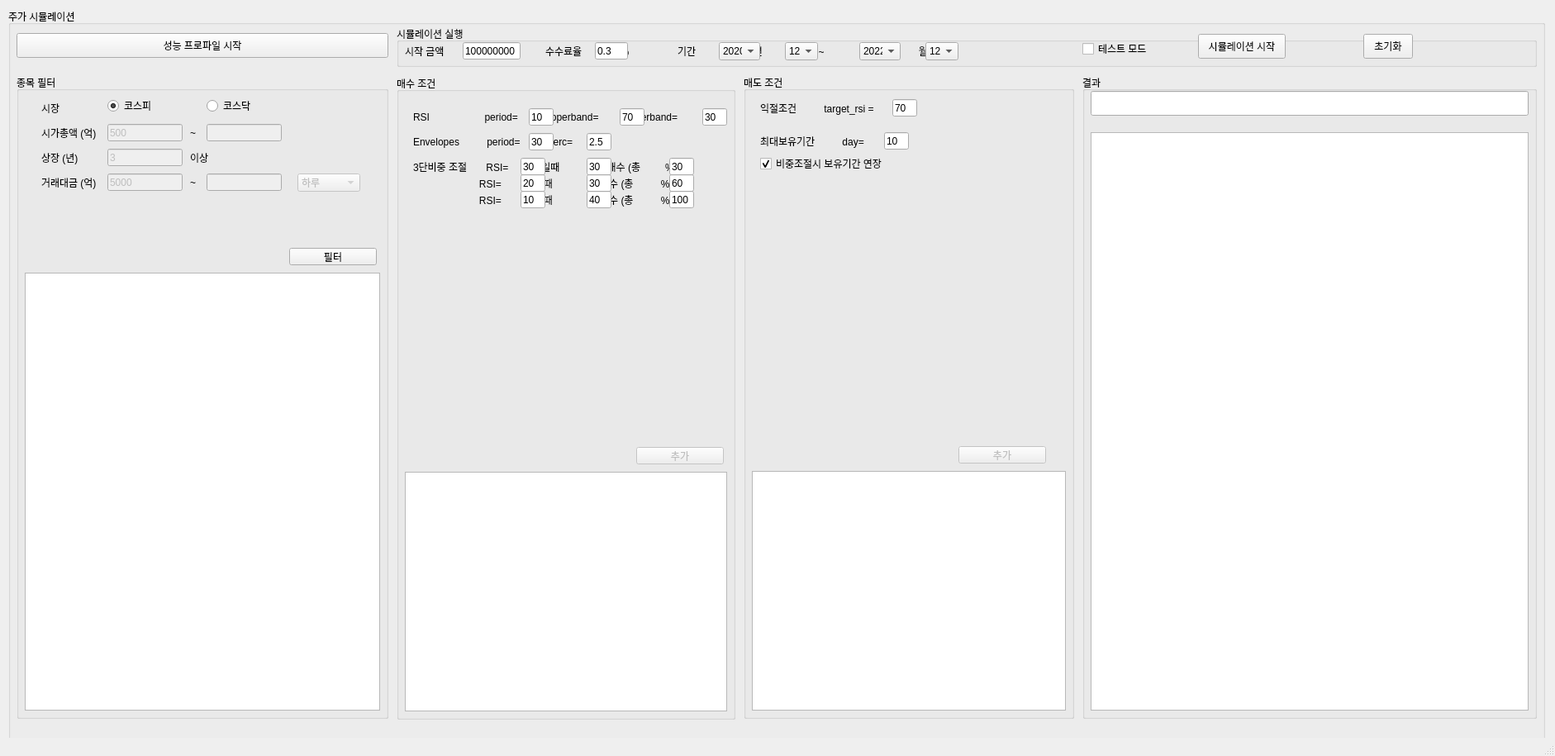
<?xml version="1.0" encoding="UTF-8"?>
<ui version="4.0">
 <class>MainWindow</class>
 <widget class="QMainWindow" name="MainWindow">
  <property name="geometry">
   <rect>
    <x>0</x>
    <y>0</y>
    <width>1882</width>
    <height>915</height>
   </rect>
  </property>
  <property name="windowTitle">
   <string>MainWindow</string>
  </property>
  <widget class="QWidget" name="centralwidget">
   <widget class="QGroupBox" name="groupBox">
    <property name="geometry">
     <rect>
      <x>10</x>
      <y>10</y>
      <width>1860</width>
      <height>1040</height>
     </rect>
    </property>
    <property name="title">
     <string>주가 시뮬레이션</string>
    </property>
    <property name="flat">
     <bool>false</bool>
    </property>
    <widget class="QGroupBox" name="groupBox_filter">
     <property name="geometry">
      <rect>
       <x>10</x>
       <y>80</y>
       <width>450</width>
       <height>780</height>
      </rect>
     </property>
     <property name="title">
      <string>종목 필터</string>
     </property>
     <widget class="QLineEdit" name="lineEdit_1_2_1">
      <property name="enabled">
       <bool>false</bool>
      </property>
      <property name="geometry">
       <rect>
        <x>110</x>
        <y>60</y>
        <width>91</width>
        <height>21</height>
       </rect>
      </property>
      <property name="text">
       <string>500</string>
      </property>
     </widget>
     <widget class="QLabel" name="label_1_2">
      <property name="geometry">
       <rect>
        <x>30</x>
        <y>30</y>
        <width>81</width>
        <height>21</height>
       </rect>
      </property>
      <property name="text">
       <string>시장</string>
      </property>
     </widget>
     <widget class="QLabel" name="filter_">
      <property name="geometry">
       <rect>
        <x>30</x>
        <y>60</y>
        <width>81</width>
        <height>21</height>
       </rect>
      </property>
      <property name="text">
       <string>시가총액 (억)</string>
      </property>
     </widget>
     <widget class="QLineEdit" name="lineEdit_1_2_2">
      <property name="enabled">
       <bool>false</bool>
      </property>
      <property name="geometry">
       <rect>
        <x>230</x>
        <y>60</y>
        <width>91</width>
        <height>21</height>
       </rect>
      </property>
      <property name="text">
       <string/>
      </property>
     </widget>
     <widget class="QLabel" name="label_1_2_2">
      <property name="geometry">
       <rect>
        <x>210</x>
        <y>60</y>
        <width>30</width>
        <height>21</height>
       </rect>
      </property>
      <property name="text">
       <string>~</string>
      </property>
     </widget>
     <widget class="QLineEdit" name="lineEdit_1_3">
      <property name="enabled">
       <bool>false</bool>
      </property>
      <property name="geometry">
       <rect>
        <x>110</x>
        <y>90</y>
        <width>91</width>
        <height>21</height>
       </rect>
      </property>
      <property name="text">
       <string>3</string>
      </property>
     </widget>
     <widget class="QLabel" name="label_1_3">
      <property name="geometry">
       <rect>
        <x>30</x>
        <y>90</y>
        <width>81</width>
        <height>21</height>
       </rect>
      </property>
      <property name="text">
       <string>상장 (년)</string>
      </property>
     </widget>
     <widget class="QLineEdit" name="lineEdit_1_4_2">
      <property name="enabled">
       <bool>false</bool>
      </property>
      <property name="geometry">
       <rect>
        <x>230</x>
        <y>120</y>
        <width>91</width>
        <height>21</height>
       </rect>
      </property>
      <property name="text">
       <string/>
      </property>
     </widget>
     <widget class="QLineEdit" name="lineEdit_1_4_1">
      <property name="enabled">
       <bool>false</bool>
      </property>
      <property name="geometry">
       <rect>
        <x>110</x>
        <y>120</y>
        <width>91</width>
        <height>21</height>
       </rect>
      </property>
      <property name="text">
       <string>5000</string>
      </property>
     </widget>
     <widget class="QLabel" name="label_1_4_2">
      <property name="geometry">
       <rect>
        <x>210</x>
        <y>120</y>
        <width>30</width>
        <height>21</height>
       </rect>
      </property>
      <property name="text">
       <string>~</string>
      </property>
     </widget>
     <widget class="QLabel" name="label_1_4">
      <property name="geometry">
       <rect>
        <x>30</x>
        <y>120</y>
        <width>81</width>
        <height>21</height>
       </rect>
      </property>
      <property name="text">
       <string>거래대금 (억)</string>
      </property>
     </widget>
     <widget class="QTableView" name="tableView">
      <property name="geometry">
       <rect>
        <x>10</x>
        <y>240</y>
        <width>430</width>
        <height>530</height>
       </rect>
      </property>
      <attribute name="horizontalHeaderCascadingSectionResizes">
       <bool>true</bool>
      </attribute>
      <attribute name="horizontalHeaderShowSortIndicator" stdset="0">
       <bool>true</bool>
      </attribute>
      <attribute name="horizontalHeaderStretchLastSection">
       <bool>true</bool>
      </attribute>
      <attribute name="verticalHeaderCascadingSectionResizes">
       <bool>true</bool>
      </attribute>
      <attribute name="verticalHeaderShowSortIndicator" stdset="0">
       <bool>true</bool>
      </attribute>
      <attribute name="verticalHeaderStretchLastSection">
       <bool>true</bool>
      </attribute>
     </widget>
     <widget class="QPushButton" name="pushButton_filter">
      <property name="enabled">
       <bool>true</bool>
      </property>
      <property name="geometry">
       <rect>
        <x>330</x>
        <y>210</y>
        <width>106</width>
        <height>21</height>
       </rect>
      </property>
      <property name="text">
       <string>필터</string>
      </property>
     </widget>
     <widget class="QComboBox" name="comboBox1_1">
      <property name="enabled">
       <bool>false</bool>
      </property>
      <property name="geometry">
       <rect>
        <x>340</x>
        <y>120</y>
        <width>76</width>
        <height>22</height>
       </rect>
      </property>
      <item>
       <property name="text">
        <string>하루</string>
       </property>
      </item>
      <item>
       <property name="text">
        <string>최근 5일</string>
       </property>
      </item>
      <item>
       <property name="text">
        <string>최근 20일</string>
       </property>
      </item>
      <item>
       <property name="text">
        <string>최근 50일</string>
       </property>
      </item>
     </widget>
     <widget class="QLabel" name="label_1_3_2">
      <property name="geometry">
       <rect>
        <x>210</x>
        <y>90</y>
        <width>81</width>
        <height>21</height>
       </rect>
      </property>
      <property name="text">
       <string>이상</string>
      </property>
     </widget>
     <widget class="QRadioButton" name="radioButton_kospi">
      <property name="geometry">
       <rect>
        <x>110</x>
        <y>30</y>
        <width>90</width>
        <height>16</height>
       </rect>
      </property>
      <property name="text">
       <string>코스피</string>
      </property>
      <property name="checked">
       <bool>true</bool>
      </property>
     </widget>
     <widget class="QRadioButton" name="radioButton_kosdaq">
      <property name="geometry">
       <rect>
        <x>230</x>
        <y>30</y>
        <width>90</width>
        <height>16</height>
       </rect>
      </property>
      <property name="text">
       <string>코스닥</string>
      </property>
     </widget>
    </widget>
    <widget class="QGroupBox" name="groupBox_buy_condition">
     <property name="geometry">
      <rect>
       <x>470</x>
       <y>81</y>
       <width>410</width>
       <height>780</height>
      </rect>
     </property>
     <property name="title">
      <string>매수 조건</string>
     </property>
     <widget class="QTableView" name="tableView_3">
      <property name="geometry">
       <rect>
        <x>10</x>
        <y>480</y>
        <width>390</width>
        <height>290</height>
       </rect>
      </property>
      <attribute name="horizontalHeaderCascadingSectionResizes">
       <bool>true</bool>
      </attribute>
      <attribute name="horizontalHeaderShowSortIndicator" stdset="0">
       <bool>true</bool>
      </attribute>
      <attribute name="horizontalHeaderStretchLastSection">
       <bool>true</bool>
      </attribute>
      <attribute name="verticalHeaderCascadingSectionResizes">
       <bool>true</bool>
      </attribute>
      <attribute name="verticalHeaderShowSortIndicator" stdset="0">
       <bool>true</bool>
      </attribute>
      <attribute name="verticalHeaderStretchLastSection">
       <bool>true</bool>
      </attribute>
     </widget>
     <widget class="QPushButton" name="pushButton_3">
      <property name="enabled">
       <bool>false</bool>
      </property>
      <property name="geometry">
       <rect>
        <x>290</x>
        <y>450</y>
        <width>106</width>
        <height>21</height>
       </rect>
      </property>
      <property name="text">
       <string>추가</string>
      </property>
     </widget>
     <widget class="QLabel" name="filter_3">
      <property name="geometry">
       <rect>
        <x>20</x>
        <y>40</y>
        <width>360</width>
        <height>21</height>
       </rect>
      </property>
      <property name="text">
       <string>RSI                    period=          upperband=          lowerband=</string>
      </property>
     </widget>
     <widget class="QLineEdit" name="lineEdit_rsi_period">
      <property name="geometry">
       <rect>
        <x>160</x>
        <y>40</y>
        <width>30</width>
        <height>21</height>
       </rect>
      </property>
      <property name="text">
       <string>10</string>
      </property>
     </widget>
     <widget class="QLineEdit" name="lineEdit_rsi_upper">
      <property name="geometry">
       <rect>
        <x>270</x>
        <y>40</y>
        <width>30</width>
        <height>21</height>
       </rect>
      </property>
      <property name="text">
       <string>70</string>
      </property>
     </widget>
     <widget class="QLineEdit" name="lineEdit_rsi_lower">
      <property name="geometry">
       <rect>
        <x>370</x>
        <y>40</y>
        <width>30</width>
        <height>21</height>
       </rect>
      </property>
      <property name="text">
       <string>30</string>
      </property>
     </widget>
     <widget class="QLineEdit" name="lineEdit_envel_period">
      <property name="geometry">
       <rect>
        <x>160</x>
        <y>70</y>
        <width>30</width>
        <height>21</height>
       </rect>
      </property>
      <property name="text">
       <string>30</string>
      </property>
     </widget>
     <widget class="QLineEdit" name="lineEdit_envel_perc">
      <property name="geometry">
       <rect>
        <x>230</x>
        <y>70</y>
        <width>30</width>
        <height>21</height>
       </rect>
      </property>
      <property name="text">
       <string>2.5</string>
      </property>
     </widget>
     <widget class="QLabel" name="filter_4">
      <property name="geometry">
       <rect>
        <x>20</x>
        <y>70</y>
        <width>360</width>
        <height>21</height>
       </rect>
      </property>
      <property name="text">
       <string>Envelopes          period=          perc=</string>
      </property>
     </widget>
     <widget class="QLabel" name="filter_5">
      <property name="geometry">
       <rect>
        <x>20</x>
        <y>100</y>
        <width>381</width>
        <height>21</height>
       </rect>
      </property>
      <property name="text">
       <string>3단비중 조절       RSI=            일때             % 매수 (총         % )</string>
      </property>
     </widget>
     <widget class="QLineEdit" name="lineEdit_rsi_first_band">
      <property name="geometry">
       <rect>
        <x>150</x>
        <y>100</y>
        <width>30</width>
        <height>21</height>
       </rect>
      </property>
      <property name="text">
       <string>30</string>
      </property>
     </widget>
     <widget class="QLineEdit" name="lineEdit_rsi_first_buy">
      <property name="geometry">
       <rect>
        <x>230</x>
        <y>100</y>
        <width>30</width>
        <height>21</height>
       </rect>
      </property>
      <property name="text">
       <string>30</string>
      </property>
     </widget>
     <widget class="QLabel" name="filter_6">
      <property name="geometry">
       <rect>
        <x>20</x>
        <y>120</y>
        <width>371</width>
        <height>21</height>
       </rect>
      </property>
      <property name="text">
       <string>                        RSI=            일때             % 매수 (총          % )</string>
      </property>
     </widget>
     <widget class="QLineEdit" name="lineEdit_rsi_second_band">
      <property name="geometry">
       <rect>
        <x>150</x>
        <y>120</y>
        <width>30</width>
        <height>21</height>
       </rect>
      </property>
      <property name="text">
       <string>20</string>
      </property>
     </widget>
     <widget class="QLineEdit" name="lineEdit_rsi_second_buy">
      <property name="geometry">
       <rect>
        <x>230</x>
        <y>120</y>
        <width>30</width>
        <height>21</height>
       </rect>
      </property>
      <property name="text">
       <string>30</string>
      </property>
     </widget>
     <widget class="QLineEdit" name="lineEdit_rsi_third_band">
      <property name="geometry">
       <rect>
        <x>150</x>
        <y>140</y>
        <width>30</width>
        <height>21</height>
       </rect>
      </property>
      <property name="text">
       <string>10</string>
      </property>
     </widget>
     <widget class="QLineEdit" name="lineEdit_rsi_third_buy">
      <property name="geometry">
       <rect>
        <x>230</x>
        <y>140</y>
        <width>30</width>
        <height>21</height>
       </rect>
      </property>
      <property name="text">
       <string>40</string>
      </property>
     </widget>
     <widget class="QLabel" name="filter_7">
      <property name="geometry">
       <rect>
        <x>20</x>
        <y>140</y>
        <width>381</width>
        <height>21</height>
       </rect>
      </property>
      <property name="text">
       <string>                        RSI=            일때             % 매수 (총          % )</string>
      </property>
     </widget>
     <widget class="QLineEdit" name="lineEdit_21">
      <property name="geometry">
       <rect>
        <x>610</x>
        <y>110</y>
        <width>30</width>
        <height>21</height>
       </rect>
      </property>
      <property name="text">
       <string>3</string>
      </property>
     </widget>
     <widget class="QLineEdit" name="lineEdit_22">
      <property name="geometry">
       <rect>
        <x>680</x>
        <y>110</y>
        <width>30</width>
        <height>21</height>
       </rect>
      </property>
      <property name="text">
       <string>3</string>
      </property>
     </widget>
     <widget class="QLabel" name="filter_8">
      <property name="geometry">
       <rect>
        <x>470</x>
        <y>100</y>
        <width>360</width>
        <height>21</height>
       </rect>
      </property>
      <property name="text">
       <string>Envelopes          period=          perc=</string>
      </property>
     </widget>
     <widget class="QLineEdit" name="lineEdit_rsi_first_buy_total">
      <property name="geometry">
       <rect>
        <x>330</x>
        <y>100</y>
        <width>30</width>
        <height>21</height>
       </rect>
      </property>
      <property name="text">
       <string>30</string>
      </property>
      <property name="readOnly">
       <bool>true</bool>
      </property>
     </widget>
     <widget class="QLineEdit" name="lineEdit_rsi_second_buy_total">
      <property name="geometry">
       <rect>
        <x>330</x>
        <y>120</y>
        <width>30</width>
        <height>21</height>
       </rect>
      </property>
      <property name="text">
       <string>60</string>
      </property>
      <property name="readOnly">
       <bool>true</bool>
      </property>
     </widget>
     <widget class="QLineEdit" name="lineEdit_rsi_third_buy_total">
      <property name="geometry">
       <rect>
        <x>330</x>
        <y>140</y>
        <width>30</width>
        <height>21</height>
       </rect>
      </property>
      <property name="text">
       <string>100</string>
      </property>
      <property name="readOnly">
       <bool>true</bool>
      </property>
     </widget>
     <zorder>filter_4</zorder>
     <zorder>filter_7</zorder>
     <zorder>tableView_3</zorder>
     <zorder>pushButton_3</zorder>
     <zorder>filter_3</zorder>
     <zorder>lineEdit_rsi_period</zorder>
     <zorder>lineEdit_rsi_upper</zorder>
     <zorder>lineEdit_rsi_lower</zorder>
     <zorder>lineEdit_envel_period</zorder>
     <zorder>lineEdit_envel_perc</zorder>
     <zorder>filter_5</zorder>
     <zorder>lineEdit_rsi_first_band</zorder>
     <zorder>lineEdit_rsi_first_buy</zorder>
     <zorder>filter_6</zorder>
     <zorder>lineEdit_rsi_second_band</zorder>
     <zorder>lineEdit_rsi_second_buy</zorder>
     <zorder>lineEdit_rsi_third_band</zorder>
     <zorder>lineEdit_rsi_third_buy</zorder>
     <zorder>lineEdit_21</zorder>
     <zorder>lineEdit_22</zorder>
     <zorder>filter_8</zorder>
     <zorder>lineEdit_rsi_first_buy_total</zorder>
     <zorder>lineEdit_rsi_second_buy_total</zorder>
     <zorder>lineEdit_rsi_third_buy_total</zorder>
    </widget>
    <widget class="QGroupBox" name="groupBox_sell_condition">
     <property name="geometry">
      <rect>
       <x>890</x>
       <y>80</y>
       <width>400</width>
       <height>780</height>
      </rect>
     </property>
     <property name="title">
      <string>매도 조건</string>
     </property>
     <widget class="QTableView" name="tableView_4">
      <property name="geometry">
       <rect>
        <x>10</x>
        <y>480</y>
        <width>380</width>
        <height>290</height>
       </rect>
      </property>
      <attribute name="horizontalHeaderCascadingSectionResizes">
       <bool>true</bool>
      </attribute>
      <attribute name="horizontalHeaderShowSortIndicator" stdset="0">
       <bool>true</bool>
      </attribute>
      <attribute name="horizontalHeaderStretchLastSection">
       <bool>true</bool>
      </attribute>
      <attribute name="verticalHeaderCascadingSectionResizes">
       <bool>true</bool>
      </attribute>
      <attribute name="verticalHeaderShowSortIndicator" stdset="0">
       <bool>true</bool>
      </attribute>
      <attribute name="verticalHeaderStretchLastSection">
       <bool>true</bool>
      </attribute>
     </widget>
     <widget class="QPushButton" name="pushButton_4">
      <property name="enabled">
       <bool>false</bool>
      </property>
      <property name="geometry">
       <rect>
        <x>260</x>
        <y>450</y>
        <width>106</width>
        <height>21</height>
       </rect>
      </property>
      <property name="text">
       <string>추가</string>
      </property>
     </widget>
     <widget class="QLineEdit" name="lineEdit_target_day">
      <property name="geometry">
       <rect>
        <x>170</x>
        <y>70</y>
        <width>30</width>
        <height>21</height>
       </rect>
      </property>
      <property name="text">
       <string>10</string>
      </property>
     </widget>
     <widget class="QLabel" name="filter_9">
      <property name="geometry">
       <rect>
        <x>20</x>
        <y>70</y>
        <width>140</width>
        <height>21</height>
       </rect>
      </property>
      <property name="text">
       <string>최대보유기간          day=          </string>
      </property>
     </widget>
     <widget class="QCheckBox" name="checkBox_target_due_date">
      <property name="geometry">
       <rect>
        <x>20</x>
        <y>100</y>
        <width>160</width>
        <height>16</height>
       </rect>
      </property>
      <property name="text">
       <string>비중조절시 보유기간 연장</string>
      </property>
      <property name="checked">
       <bool>true</bool>
      </property>
     </widget>
     <widget class="QLabel" name="filter_10">
      <property name="geometry">
       <rect>
        <x>20</x>
        <y>30</y>
        <width>360</width>
        <height>21</height>
       </rect>
      </property>
      <property name="text">
       <string>익절조건          target_rsi = </string>
      </property>
     </widget>
     <widget class="QLineEdit" name="lineEdit_target_rsi">
      <property name="geometry">
       <rect>
        <x>180</x>
        <y>30</y>
        <width>30</width>
        <height>21</height>
       </rect>
      </property>
      <property name="text">
       <string>70</string>
      </property>
     </widget>
    </widget>
    <widget class="QGroupBox" name="groupBox_result">
     <property name="geometry">
      <rect>
       <x>1300</x>
       <y>80</y>
       <width>550</width>
       <height>780</height>
      </rect>
     </property>
     <property name="title">
      <string>결과</string>
     </property>
     <widget class="QTableView" name="tableView_result">
      <property name="geometry">
       <rect>
        <x>10</x>
        <y>70</y>
        <width>530</width>
        <height>700</height>
       </rect>
      </property>
      <attribute name="horizontalHeaderCascadingSectionResizes">
       <bool>true</bool>
      </attribute>
      <attribute name="horizontalHeaderShowSortIndicator" stdset="0">
       <bool>true</bool>
      </attribute>
      <attribute name="horizontalHeaderStretchLastSection">
       <bool>true</bool>
      </attribute>
      <attribute name="verticalHeaderCascadingSectionResizes">
       <bool>true</bool>
      </attribute>
      <attribute name="verticalHeaderShowSortIndicator" stdset="0">
       <bool>true</bool>
      </attribute>
      <attribute name="verticalHeaderStretchLastSection">
       <bool>true</bool>
      </attribute>
     </widget>
     <widget class="QLineEdit" name="lineEdit_result_overview">
      <property name="enabled">
       <bool>true</bool>
      </property>
      <property name="geometry">
       <rect>
        <x>10</x>
        <y>20</y>
        <width>530</width>
        <height>30</height>
       </rect>
      </property>
      <property name="text">
       <string/>
      </property>
     </widget>
    </widget>
    <widget class="QGroupBox" name="groupBox_simulation">
     <property name="geometry">
      <rect>
       <x>470</x>
       <y>21</y>
       <width>1380</width>
       <height>50</height>
      </rect>
     </property>
     <property name="title">
      <string>시뮬레이션 실행</string>
     </property>
     <widget class="QPushButton" name="pushButton_start_simulation">
      <property name="enabled">
       <bool>true</bool>
      </property>
      <property name="geometry">
       <rect>
        <x>970</x>
        <y>10</y>
        <width>106</width>
        <height>30</height>
       </rect>
      </property>
      <property name="text">
       <string>시뮬레이션 시작</string>
      </property>
     </widget>
     <widget class="QComboBox" name="comboBox_start_year">
      <property name="geometry">
       <rect>
        <x>390</x>
        <y>20</y>
        <width>50</width>
        <height>22</height>
       </rect>
      </property>
      <item>
       <property name="text">
        <string>2020</string>
       </property>
      </item>
      <item>
       <property name="text">
        <string>2022</string>
       </property>
      </item>
      <item>
       <property name="text">
        <string>2021</string>
       </property>
      </item>
      <item>
       <property name="text">
        <string>2019</string>
       </property>
      </item>
      <item>
       <property name="text">
        <string>2018</string>
       </property>
      </item>
      <item>
       <property name="text">
        <string>2017</string>
       </property>
      </item>
      <item>
       <property name="text">
        <string>2016</string>
       </property>
      </item>
      <item>
       <property name="text">
        <string>2015</string>
       </property>
      </item>
      <item>
       <property name="text">
        <string>2014</string>
       </property>
      </item>
      <item>
       <property name="text">
        <string>2013</string>
       </property>
      </item>
      <item>
       <property name="text">
        <string>2012</string>
       </property>
      </item>
      <item>
       <property name="text">
        <string>2011</string>
       </property>
      </item>
      <item>
       <property name="text">
        <string>2010</string>
       </property>
      </item>
      <item>
       <property name="text">
        <string>2009</string>
       </property>
      </item>
      <item>
       <property name="text">
        <string>2008</string>
       </property>
      </item>
      <item>
       <property name="text">
        <string>2007</string>
       </property>
      </item>
      <item>
       <property name="text">
        <string>2006</string>
       </property>
      </item>
      <item>
       <property name="text">
        <string>2005</string>
       </property>
      </item>
      <item>
       <property name="text">
        <string>2004</string>
       </property>
      </item>
      <item>
       <property name="text">
        <string>2003</string>
       </property>
      </item>
      <item>
       <property name="text">
        <string>2002</string>
       </property>
      </item>
      <item>
       <property name="text">
        <string>2001</string>
       </property>
      </item>
      <item>
       <property name="text">
        <string>2000</string>
       </property>
      </item>
     </widget>
     <widget class="QComboBox" name="comboBox_start_month">
      <property name="geometry">
       <rect>
        <x>470</x>
        <y>20</y>
        <width>40</width>
        <height>22</height>
       </rect>
      </property>
      <item>
       <property name="text">
        <string>12</string>
       </property>
      </item>
      <item>
       <property name="text">
        <string>11</string>
       </property>
      </item>
      <item>
       <property name="text">
        <string>10</string>
       </property>
      </item>
      <item>
       <property name="text">
        <string>09</string>
       </property>
      </item>
      <item>
       <property name="text">
        <string>08</string>
       </property>
      </item>
      <item>
       <property name="text">
        <string>07</string>
       </property>
      </item>
      <item>
       <property name="text">
        <string>06</string>
       </property>
      </item>
      <item>
       <property name="text">
        <string>05</string>
       </property>
      </item>
      <item>
       <property name="text">
        <string>04</string>
       </property>
      </item>
      <item>
       <property name="text">
        <string>03</string>
       </property>
      </item>
      <item>
       <property name="text">
        <string>02</string>
       </property>
      </item>
      <item>
       <property name="text">
        <string>01</string>
       </property>
      </item>
     </widget>
     <widget class="QComboBox" name="comboBox_last_year">
      <property name="geometry">
       <rect>
        <x>560</x>
        <y>20</y>
        <width>50</width>
        <height>22</height>
       </rect>
      </property>
      <item>
       <property name="text">
        <string>2022</string>
       </property>
      </item>
      <item>
       <property name="text">
        <string>2021</string>
       </property>
      </item>
      <item>
       <property name="text">
        <string>2020</string>
       </property>
      </item>
      <item>
       <property name="text">
        <string>2019</string>
       </property>
      </item>
      <item>
       <property name="text">
        <string>2018</string>
       </property>
      </item>
      <item>
       <property name="text">
        <string>2017</string>
       </property>
      </item>
      <item>
       <property name="text">
        <string>2016</string>
       </property>
      </item>
      <item>
       <property name="text">
        <string>2015</string>
       </property>
      </item>
      <item>
       <property name="text">
        <string>2014</string>
       </property>
      </item>
      <item>
       <property name="text">
        <string>2013</string>
       </property>
      </item>
      <item>
       <property name="text">
        <string>2012</string>
       </property>
      </item>
      <item>
       <property name="text">
        <string>2011</string>
       </property>
      </item>
      <item>
       <property name="text">
        <string>2010</string>
       </property>
      </item>
      <item>
       <property name="text">
        <string>2009</string>
       </property>
      </item>
      <item>
       <property name="text">
        <string>2008</string>
       </property>
      </item>
      <item>
       <property name="text">
        <string>2007</string>
       </property>
      </item>
      <item>
       <property name="text">
        <string>2006</string>
       </property>
      </item>
      <item>
       <property name="text">
        <string>2005</string>
       </property>
      </item>
      <item>
       <property name="text">
        <string>2004</string>
       </property>
      </item>
      <item>
       <property name="text">
        <string>2003</string>
       </property>
      </item>
      <item>
       <property name="text">
        <string>2002</string>
       </property>
      </item>
      <item>
       <property name="text">
        <string>2001</string>
       </property>
      </item>
      <item>
       <property name="text">
        <string>2000</string>
       </property>
      </item>
     </widget>
     <widget class="QComboBox" name="comboBox_last_month">
      <property name="geometry">
       <rect>
        <x>640</x>
        <y>20</y>
        <width>40</width>
        <height>22</height>
       </rect>
      </property>
      <item>
       <property name="text">
        <string>12</string>
       </property>
      </item>
      <item>
       <property name="text">
        <string>11</string>
       </property>
      </item>
      <item>
       <property name="text">
        <string>10</string>
       </property>
      </item>
      <item>
       <property name="text">
        <string>09</string>
       </property>
      </item>
      <item>
       <property name="text">
        <string>08</string>
       </property>
      </item>
      <item>
       <property name="text">
        <string>07</string>
       </property>
      </item>
      <item>
       <property name="text">
        <string>06</string>
       </property>
      </item>
      <item>
       <property name="text">
        <string>05</string>
       </property>
      </item>
      <item>
       <property name="text">
        <string>04</string>
       </property>
      </item>
      <item>
       <property name="text">
        <string>03</string>
       </property>
      </item>
      <item>
       <property name="text">
        <string>02</string>
       </property>
      </item>
      <item>
       <property name="text">
        <string>01</string>
       </property>
      </item>
     </widget>
     <widget class="QLabel" name="filter_1">
      <property name="geometry">
       <rect>
        <x>10</x>
        <y>20</y>
        <width>180</width>
        <height>21</height>
       </rect>
      </property>
      <property name="text">
       <string>시작 금액                       원</string>
      </property>
     </widget>
     <widget class="QLineEdit" name="lineEdit_start_cash">
      <property name="geometry">
       <rect>
        <x>80</x>
        <y>20</y>
        <width>70</width>
        <height>21</height>
       </rect>
      </property>
      <property name="text">
       <string>100000000</string>
      </property>
     </widget>
     <widget class="QLineEdit" name="lineEdit_commission">
      <property name="geometry">
       <rect>
        <x>240</x>
        <y>20</y>
        <width>40</width>
        <height>21</height>
       </rect>
      </property>
      <property name="text">
       <string>0.3</string>
      </property>
     </widget>
     <widget class="QLabel" name="filter_2">
      <property name="geometry">
       <rect>
        <x>180</x>
        <y>20</y>
        <width>130</width>
        <height>21</height>
       </rect>
      </property>
      <property name="text">
       <string>수수료율              %</string>
      </property>
     </widget>
     <widget class="QLabel" name="label_22">
      <property name="geometry">
       <rect>
        <x>340</x>
        <y>20</y>
        <width>361</width>
        <height>21</height>
       </rect>
      </property>
      <property name="text">
       <string>기간                     년              월   ~                 년              월</string>
      </property>
     </widget>
     <widget class="QCheckBox" name="checkBox_test">
      <property name="enabled">
       <bool>true</bool>
      </property>
      <property name="geometry">
       <rect>
        <x>830</x>
        <y>20</y>
        <width>91</width>
        <height>16</height>
       </rect>
      </property>
      <property name="text">
       <string>테스트 모드</string>
      </property>
      <property name="checked">
       <bool>false</bool>
      </property>
     </widget>
     <widget class="QPushButton" name="pushButton_simulation_retry">
      <property name="enabled">
       <bool>true</bool>
      </property>
      <property name="geometry">
       <rect>
        <x>1170</x>
        <y>10</y>
        <width>60</width>
        <height>30</height>
       </rect>
      </property>
      <property name="text">
       <string>초기화</string>
      </property>
     </widget>
     <zorder>pushButton_simulation_retry</zorder>
     <zorder>filter_2</zorder>
     <zorder>label_22</zorder>
     <zorder>pushButton_start_simulation</zorder>
     <zorder>comboBox_start_year</zorder>
     <zorder>comboBox_start_month</zorder>
     <zorder>comboBox_last_year</zorder>
     <zorder>comboBox_last_month</zorder>
     <zorder>filter_1</zorder>
     <zorder>lineEdit_start_cash</zorder>
     <zorder>lineEdit_commission</zorder>
     <zorder>checkBox_test</zorder>
    </widget>
    <widget class="QPushButton" name="pushButton_profile">
     <property name="enabled">
      <bool>true</bool>
     </property>
     <property name="geometry">
      <rect>
       <x>10</x>
       <y>30</y>
       <width>450</width>
       <height>30</height>
      </rect>
     </property>
     <property name="text">
      <string>성능 프로파일 시작</string>
     </property>
    </widget>
   </widget>
  </widget>
  <widget class="QMenuBar" name="menubar">
   <property name="geometry">
    <rect>
     <x>0</x>
     <y>0</y>
     <width>1882</width>
     <height>21</height>
    </rect>
   </property>
  </widget>
  <widget class="QStatusBar" name="statusbar"/>
 </widget>
 <resources/>
 <connections/>
</ui>
